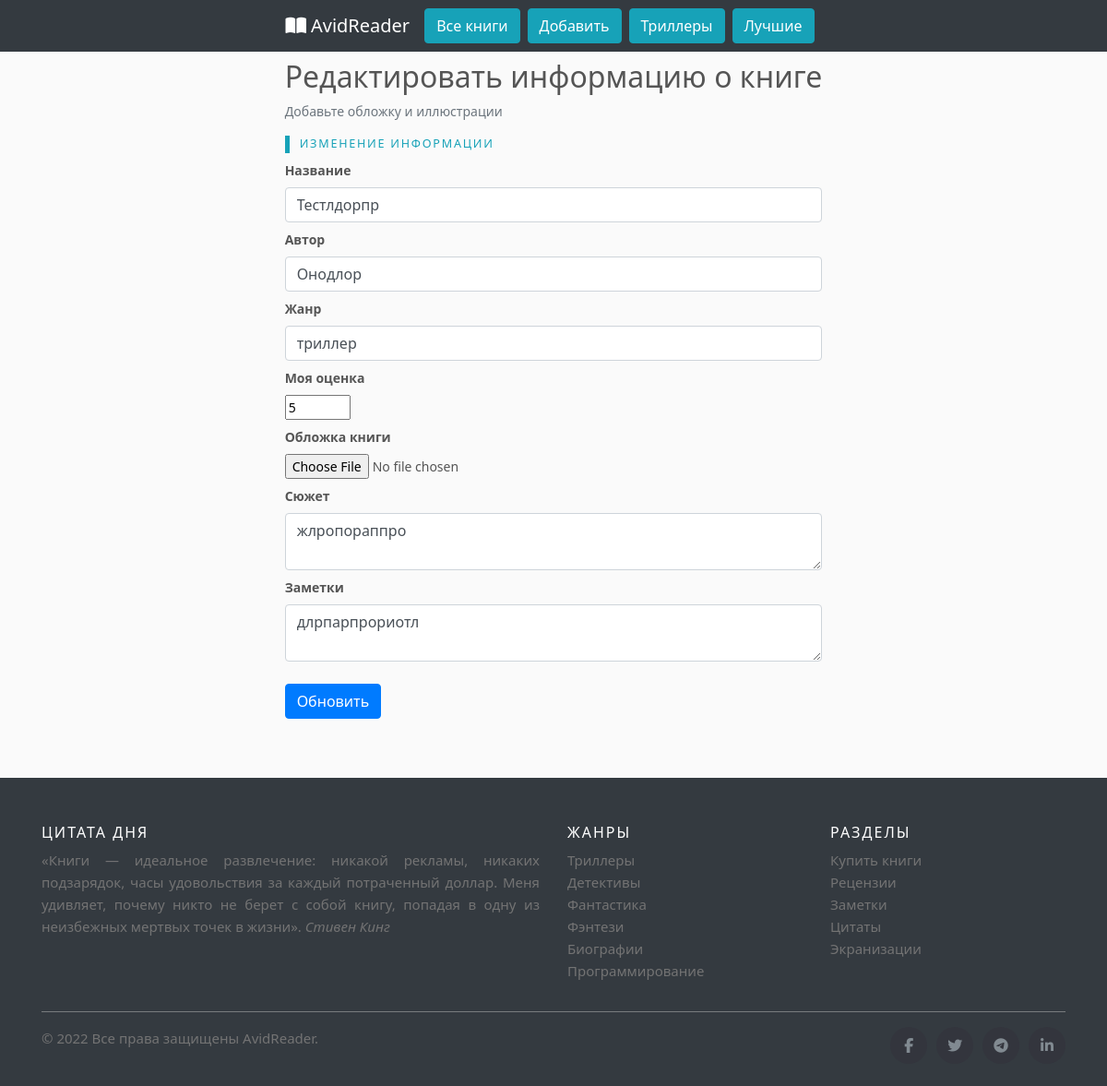
The app's page /8/edit/ with its own data.
### reader/models.py (models this page shows, shortened)
class Book(db.Model):
    id = db.Column(db.INTEGER, primary_key=True)
    title = db.Column(db.String(100), unique=True, nullable=False)
    author = db.Column(db.String(100), nullable=False)
    ganre = db.Column(db.String(20), nullable=False)
    ratting = db.Column(db.INTEGER)
    cover = db.Column(db.String(50), nullable=False, default='default.jpg')
    description = db.Column(db.TEXT)
    notes = db.Column(db.TEXT)
    createde_at = db.Column(db.DateTime(timezone=True), server_default=func.now())

### reader/routers.py (the view)
@app.route('/<int:book_id>/edit/', methods=('GET', 'POST'))
def edit(book_id):
    book = Book.query.get_or_404(book_id)
    form = UpdateBook()
    if form.validate_on_submit():
        if form.cover.data:
            cover = save_picture(form.cover.data)
        else:
            cover = book.cover
        book.title = form.title.data
        book.author = form.author.data
        book.ganre = form.ganre.data
        book.ratting = int(form.ratting.data)
        book.cover = cover
        book.description = form.description.data
        book.notes = form.notes.data
        try:
            db.session.commit()
            return redirect(url_for('index'))
        except IntegrityError:
            db.session.rollback()
            flash('Произошла ошибка: такая книга уже есть в базе', 'error')
            return render_template('edit.html', form=form)
    elif request.method == 'GET':
        form.title.data = book.title
        form.author.data = book.author
        form.ganre.data = book.ganre
        form.ratting.data = book.ratting
        form.cover.data = book.cover
        form.description.data = book.description
        form.notes.data = book.notes
    return render_template('edit.html', form=form)

### reader/forms.py
class UpdateBook(FlaskForm):
    title = StringField('Название', validators=[DataRequired(),
                                             Length(min=5, max=100)])
    author = StringField('Автор', validators=[DataRequired(),
                                             Length(min=5, max=100)])
    ganre = StringField('Жанр', validators=[DataRequired(),
                                             Length(min=5, max=20)])
    cover = FileField('Обложка книги', validators=[FileAllowed(['jpg', 'png'])])
    ratting = IntegerField('Моя оценка', validators=[DataRequired(), NumberRange(min=1, max=5)])
    description = TextAreaField('Сюжет',
                                validators=[DataRequired(),
                                            Length(max=500)])
    notes = TextAreaField('Заметки',
                                validators=[DataRequired(),
                                            Length(max=500)])
    submit = SubmitField('Обновить')

### reader/templates/edit.html (shortened to what this page needs)
{% extends 'base.html' %}
{% block content %}
{% from "_formhelpers.html" import render_field %}
    <div class="content-section">
      <div class="media">
        <div class="media-body">
          <h2>{% block title %} Редактировать информацию о книге {% endblock %}</h2>
          <p class="text-secondary">Добавьте обложку и иллюстрации</p>
        </div>
      </div>
        <form method="POST" action="" enctype="multipart/form-data">
            <fieldset class="form-group">
                <legend class="heading">Изменение информации</legend>
                {{ render_field(form.title, class_="form-control")}}
                {{ render_field(form.author, class_="form-control")}}
                {{ render_field(form.ganre, class_="form-control")}}
                {{ render_field(form.ratting, class_="form-control-number")}}
                {{ render_field(form.cover, class_="form-control-file")}}
                {{ render_field(form.description, class_="form-control")}}
                {{ render_field(form.notes, class_="form-control")}}
            </fieldset>
            <div class="form-group">
                {{ form.submit(class="btn btn-primary") }}
            </div>
        </form>
    </div>
{% endblock content %}

### reader/templates/_formhelpers.html (shortened to what this page needs)
{% macro render_field(field) %}
  <dt>{{ field.label }}
  <dd>{{ field(**kwargs)|safe }}
  </dd>
{% endmacro %}

### reader/static/css/style.css (style rules this page uses)
:root { --bs-font-sans-serif: system-ui, -apple-system, "Segoe UI", Roboto, "Helvetica Neue", Arial, "Noto Sans", "Liberation Sans", sans-serif, "Apple Color Emoji", "Segoe UI Emoji", "Segoe UI Symbol", "Noto Color Emoji"; --bs-font-monospace: SFMono-Regular, Menlo, Monaco, Consolas, "Liberation Mono", "Courier New", monospace; }
* { box-sizing: border-box; }
html, body { width: 100%; height: 100%; }
body { padding: 1rem 0; background: #fafafa; color:#555; font-family:var(--bs-font-sans-serif); font-size:0.875rem; font-weight:400; }
h2, .h2 { font-size:calc(1.325rem + .9vw) }
@media (min-width: 1200px) { h2, .h2 { font-size:2rem; color: #555; } }
.heading { position:relative; padding-left:1rem; font-size:.9em; text-transform:uppercase; letter-spacing:0.11rem; color:#17a2b8 }
.heading:before { content:""; display:inline-block; width:5px; height:100%; background:#17a2b8; position:absolute; left:0; top:0 }

### records on screen
Book: title "Тестлдорпр", author "Онодлор", ganre "триллер", ratting "5", description "жлропораппро", notes "длрпарпрориотл"

### other values on screen
{{ field.label }} "Название Автор Жанр Моя оценка Обложка книги Сюжет Заметки"
